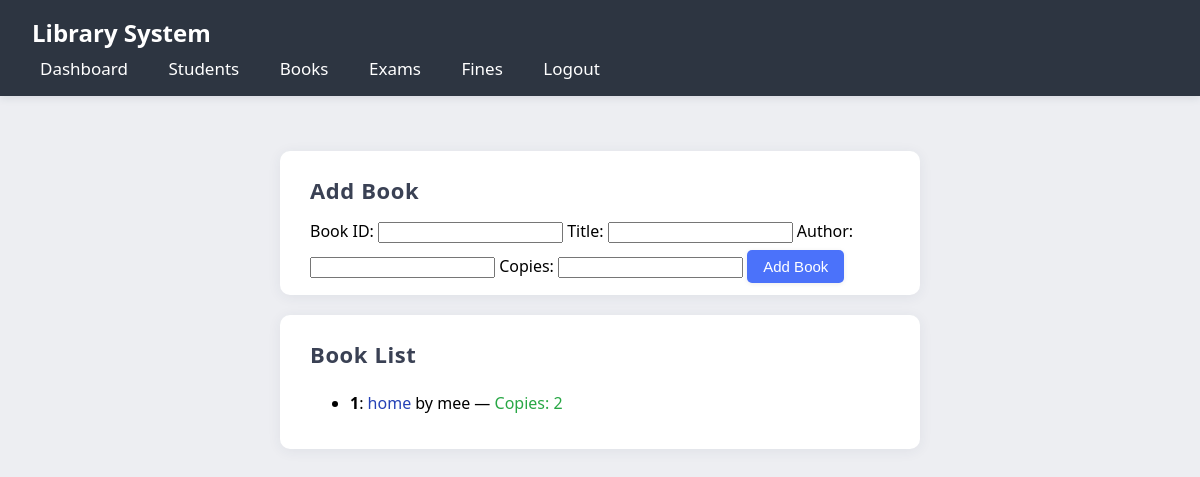
/books (signed in), run on the app's committed database.
### models.py (models this page shows)
class Book(db.Model):
    id = db.Column(db.String(10), primary_key=True)
    title = db.Column(db.String(150), nullable=False)
    author = db.Column(db.String(100), nullable=False)
    copies = db.Column(db.Integer, nullable=False)

### app.py (the view)
@app.route('/books', methods=['GET', 'POST'])
def books_list():
    if not session.get('admin'):
        return redirect(url_for('admin_login'))
    if request.method == 'POST':
        b = Book(id=request.form['id'], title=request.form['title'], author=request.form['author'], copies=int(request.form['copies']))
        db.session.add(b)
        db.session.commit()
    books = Book.query.all()
    return render_template('books.html', books=books)

### templates/books.html
{% extends "base.html" %}
{% block content %}
<div class="section">
    <h2 class="section-title">Add Book</h2>
    <form method="post">
        <label>Book ID:</label>
        <input name="id" required>
        <label>Title:</label>
        <input name="title" required>
        <label>Author:</label>
        <input name="author" required>
        <label>Copies:</label>
        <input name="copies" type="number" min="1" required>
        <button class="button" type="submit">Add Book</button>
    </form>
</div>
<div class="section">
    <h2 class="section-title">Book List</h2>
    <ul>
        {% for b in books %}
            <li class="list-item">
                <strong>{{ b.id }}</strong>: <span style="color:#2542b6;">{{ b.title }}</span> by {{ b.author }} —
                <span style="color: #28a745;">Copies: {{ b.copies }}</span>
            </li>
        {% else %}
            <li class="list-item">No books available.</li>
        {% endfor %}
    </ul>
</div>
{% endblock %}

### static/style.css (style rules this page uses)
body { font-family: 'Segoe UI', Arial, sans-serif; background: #edeef2; margin: 0; }
.section { background: #fff; margin: 20px auto; max-width: 580px; padding: 24px 30px 12px 30px; box-shadow: 0 2px 14px rgba(44,62,80,0.070); border-radius: 10px; }
.section-title { margin-top: 0; margin-bottom: 15px; font-size: 22px; font-weight: 600; color: #3a4154; letter-spacing: 0.6px; }
.list-item { font-size: 16px; padding: 7px 0; border-bottom: 1px solid #e7e7eb; }
.list-item:last-child { border-bottom: none; }
.button { background: #4b72fa; color: #fff; padding: 8px 16px; margin-top: 7px; border: none; border-radius: 5px; font-size: 15px; cursor: pointer; box-shadow: 0 1px 5px #ececec; transition: background 0.15s; }

### data on the page
Book: id "1", title "home", author "mee", copies "2"
